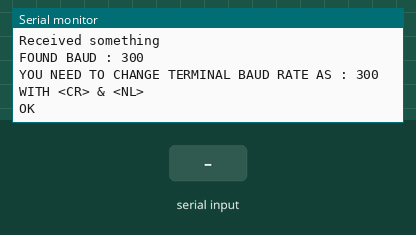
Bench run of a sketch on a simulated Arduino Uno, built with avr-gcc and run on an emulated ATmega328P. On the bench: the last lines printed to the serial monitor. The inputs (shaded band) are chosen by the test bench. The modem accepts every AT command (registered, SIM ready, sends succeed) and sends nothing else.

Above: at 1.3 s.
1.4 s: "1" received over the second serial link
At 2.6 s:
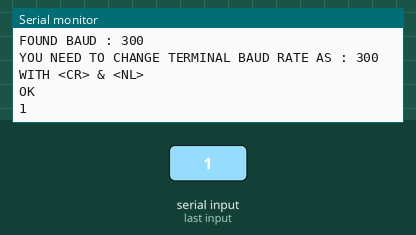
2.9 s: "0" received over the second serial link
At 3.8 s:
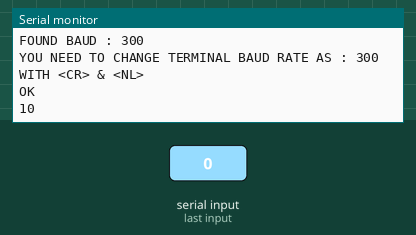

The sketch:

Bluetooth_Baud_Finder.ino
```cpp
// (licence header left out)
#include <SoftwareSerial.h>
#define PIN_NUMBER_SW_SERIAL_TX     2
#define PIN_NUMBER_SW_SERIAL_RX     3

SoftwareSerial BTSerial(PIN_NUMBER_SW_SERIAL_RX, PIN_NUMBER_SW_SERIAL_TX);
void setup() {
    Serial.begin(9600);
    long tempBaud = checkBaudRate();
//    long tempBaud = 38400;
    BTSerial.begin(tempBaud );
    Serial.begin(tempBaud );
}

void loop() {

    if (Serial.available()) {
        BTSerial.write(Serial.read());
    }

    BTSerial.listen();
    if (BTSerial.available()) {
        Serial.write(BTSerial.read());
    }
}

long checkBaudRate() {

    long baud[18] = {300, 1200, 2400, 4800, 9600, 19200, 38400,
                     57600, 74880, 115200, 230400, 250000, 500000,
                     1000000, 23400, 460800, 921600, 1382400
                    };
    Serial.println("http://HappyThingsMaker.com");
    int repeatCount = 10;
    while (repeatCount --) {
        for (int i = 0; i < 18 ; i ++) {
            Serial.print("TESTING BAUD : ");
            Serial.println(baud[i]);
            BTSerial.begin(baud[i]);

            BTSerial.write("AT\r\n");
            BTSerial.listen();
            int innerCount = 0;
            while (1) {
                while (BTSerial.available()) {
                    Serial.println("Received something");
                    Serial.print("FOUND BAUD : ");
                    Serial.println(baud[i]);
                    Serial.print("YOU NEED TO CHANGE TERMINAL BAUD RATE AS : ");
                    Serial.println(baud[i]);
                    Serial.println("WITH <CR> & <NL>");
                    delay(100);
                    return baud[i];
                }
                delay(1);
                if (innerCount ++ > 100) {
                    break;
                }
            }

            //some bluetooth don't react when they receive  <CR> & <NL>
            //in this case, we need to send only AT
            BTSerial.write("AT");

            BTSerial.listen();
            innerCount = 0;
            while (1) {
                while (BTSerial.available()) {
                    Serial.println("Received something");
                    Serial.print("FOUND BAUD : ");
                    Serial.println(baud[i]);
                    Serial.print("YOU NEED TO CHANGE TERMINAL BAUD RATE AS : ");
                    Serial.println(baud[i]);
                    Serial.println("WITHOUT <CR> & <NL>");
                    delay(100);
                    return baud[i];
                }
                delay(1);
                if (innerCount ++ > 100) {
                    break;
                }
            }
        }
    }
}
```

Measured:
- after the input at 1.4 s, the serial monitor: prints a new line at once (image 1)
- after the input at 2.9 s, the serial monitor: prints a new line at once (image 2)
